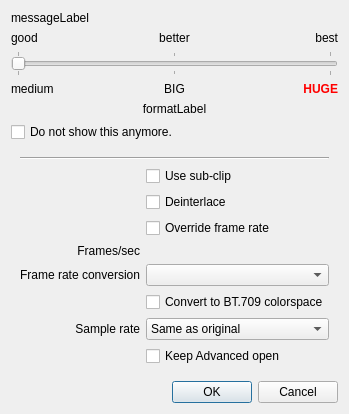
<?xml version="1.0" encoding="UTF-8"?>
<ui version="4.0">
 <class>TranscodeDialog</class>
 <widget class="QDialog" name="TranscodeDialog">
  <property name="windowModality">
   <enum>Qt::WindowModality::WindowModal</enum>
  </property>
  <property name="geometry">
   <rect>
    <x>0</x>
    <y>0</y>
    <width>492</width>
    <height>575</height>
   </rect>
  </property>
  <property name="whatsThis">
   <string notr="true">https://forum.bossa.org/t/convert-to-edit-friendly-dialog/47720</string>
  </property>
  <layout class="QVBoxLayout" name="verticalLayout">
   <property name="sizeConstraint">
    <enum>QLayout::SizeConstraint::SetFixedSize</enum>
   </property>
   <item>
    <widget class="QLabel" name="messageLabel">
     <property name="text">
      <string notr="true">messageLabel</string>
     </property>
     <property name="alignment">
      <set>Qt::AlignmentFlag::AlignLeading|Qt::AlignmentFlag::AlignLeft|Qt::AlignmentFlag::AlignTop</set>
     </property>
     <property name="wordWrap">
      <bool>true</bool>
     </property>
    </widget>
   </item>
   <item>
    <layout class="QHBoxLayout" name="horizontalLayout">
     <item>
      <widget class="QLabel" name="label">
       <property name="text">
        <string>good</string>
       </property>
       <property name="alignment">
        <set>Qt::AlignmentFlag::AlignLeading|Qt::AlignmentFlag::AlignLeft|Qt::AlignmentFlag::AlignVCenter</set>
       </property>
      </widget>
     </item>
     <item>
      <widget class="QLabel" name="label_2">
       <property name="text">
        <string>better</string>
       </property>
       <property name="alignment">
        <set>Qt::AlignmentFlag::AlignCenter</set>
       </property>
      </widget>
     </item>
     <item>
      <widget class="QLabel" name="label_3">
       <property name="text">
        <string>best</string>
       </property>
       <property name="alignment">
        <set>Qt::AlignmentFlag::AlignRight|Qt::AlignmentFlag::AlignTrailing|Qt::AlignmentFlag::AlignVCenter</set>
       </property>
      </widget>
     </item>
    </layout>
   </item>
   <item>
    <widget class="QSlider" name="horizontalSlider">
     <property name="maximum">
      <number>2</number>
     </property>
     <property name="pageStep">
      <number>1</number>
     </property>
     <property name="value">
      <number>0</number>
     </property>
     <property name="sliderPosition">
      <number>0</number>
     </property>
     <property name="orientation">
      <enum>Qt::Orientation::Horizontal</enum>
     </property>
     <property name="tickPosition">
      <enum>QSlider::TickPosition::TicksBothSides</enum>
     </property>
    </widget>
   </item>
   <item>
    <layout class="QHBoxLayout" name="horizontalLayout_2">
     <item>
      <widget class="QLabel" name="label_4">
       <property name="text">
        <string>medium</string>
       </property>
       <property name="alignment">
        <set>Qt::AlignmentFlag::AlignLeading|Qt::AlignmentFlag::AlignLeft|Qt::AlignmentFlag::AlignVCenter</set>
       </property>
      </widget>
     </item>
     <item>
      <widget class="QLabel" name="label_5">
       <property name="text">
        <string>BIG</string>
       </property>
       <property name="alignment">
        <set>Qt::AlignmentFlag::AlignCenter</set>
       </property>
      </widget>
     </item>
     <item>
      <widget class="QLabel" name="label_6">
       <property name="text">
        <string>&lt;span style=&quot; font-weight:700; color:#ff0000;&quot;&gt;HUGE&lt;/span&gt;</string>
       </property>
       <property name="alignment">
        <set>Qt::AlignmentFlag::AlignRight|Qt::AlignmentFlag::AlignTrailing|Qt::AlignmentFlag::AlignVCenter</set>
       </property>
      </widget>
     </item>
    </layout>
   </item>
   <item>
    <widget class="QLabel" name="formatLabel">
     <property name="text">
      <string notr="true">formatLabel</string>
     </property>
     <property name="alignment">
      <set>Qt::AlignmentFlag::AlignCenter</set>
     </property>
    </widget>
   </item>
   <item>
    <widget class="QCheckBox" name="checkBox">
     <property name="text">
      <string comment="Convert to edit-friendly format dialog">Do not show this anymore.</string>
     </property>
    </widget>
   </item>
   <item>
    <widget class="QWidget" name="advancedWidget" native="true">
     <layout class="QVBoxLayout" name="verticalLayout_2">
      <item>
       <layout class="QGridLayout" name="gridLayout" columnstretch="0,1">
        <item row="4" column="1">
         <widget class="FrameRateWidget" name="fpsWidget" native="true">
          <property name="toolTip">
           <string>Override the frame rate to a specific value.</string>
          </property>
         </widget>
        </item>
        <item row="6" column="1">
         <widget class="QCheckBox" name="convert709CheckBox">
          <property name="toolTip">
           <string>This is useful when the source video is HDR (High Dynamic Range), which requires tone-mapping to the old, standard range.</string>
          </property>
          <property name="text">
           <string>Convert to BT.709 colorspace</string>
          </property>
         </widget>
        </item>
        <item row="1" column="1">
         <widget class="QCheckBox" name="subclipCheckBox">
          <property name="toolTip">
           <string>This option converts only the trimmed portion of the source
clip plus a little instead of the entire clip. When this option is
used not all of the matching source clips are replaced, instead
only the currently selected one.</string>
          </property>
          <property name="text">
           <string>Use sub-clip</string>
          </property>
         </widget>
        </item>
        <item row="9" column="1">
         <widget class="QCheckBox" name="advancedCheckBox">
          <property name="toolTip">
           <string>Enable this to keep the Advanced section open for the next time this dialog appears.</string>
          </property>
          <property name="text">
           <string>Keep Advanced open</string>
          </property>
         </widget>
        </item>
        <item row="5" column="1">
         <widget class="QComboBox" name="frcComboBox">
          <property name="toolTip">
           <string>Frame rate conversion method

Duplicate: Duplicate frames.
Blend: Blend frames.
Motion Compensation: Interpolate new frames using motion compensation. This method is very slow and may result in artifacts.</string>
          </property>
         </widget>
        </item>
        <item row="0" column="0" colspan="2">
         <widget class="Line" name="line">
          <property name="orientation">
           <enum>Qt::Orientation::Horizontal</enum>
          </property>
         </widget>
        </item>
        <item row="3" column="1">
         <widget class="QCheckBox" name="fpsCheckBox">
          <property name="toolTip">
           <string>Change the frame rate from its source.</string>
          </property>
          <property name="text">
           <string>Override frame rate</string>
          </property>
         </widget>
        </item>
        <item row="7" column="0">
         <widget class="QLabel" name="sampleRateLabel">
          <property name="enabled">
           <bool>true</bool>
          </property>
          <property name="text">
           <string>Sample rate</string>
          </property>
          <property name="alignment">
           <set>Qt::AlignmentFlag::AlignRight|Qt::AlignmentFlag::AlignTrailing|Qt::AlignmentFlag::AlignVCenter</set>
          </property>
         </widget>
        </item>
        <item row="4" column="0">
         <widget class="QLabel" name="fpsLabel">
          <property name="text">
           <string>Frames/sec</string>
          </property>
          <property name="alignment">
           <set>Qt::AlignmentFlag::AlignRight|Qt::AlignmentFlag::AlignTrailing|Qt::AlignmentFlag::AlignVCenter</set>
          </property>
         </widget>
        </item>
        <item row="2" column="1">
         <widget class="QCheckBox" name="deinterlaceCheckBox">
          <property name="toolTip">
           <string>If the source is interlaced, each interlaced field will be converted to a progressive frame resulting in double frame rate.</string>
          </property>
          <property name="text">
           <string>Deinterlace</string>
          </property>
         </widget>
        </item>
        <item row="5" column="0">
         <widget class="QLabel" name="frcLabel">
          <property name="text">
           <string>Frame rate conversion</string>
          </property>
          <property name="alignment">
           <set>Qt::AlignmentFlag::AlignRight|Qt::AlignmentFlag::AlignTrailing|Qt::AlignmentFlag::AlignVCenter</set>
          </property>
         </widget>
        </item>
        <item row="7" column="1">
         <widget class="QComboBox" name="sampleRateComboBox">
          <property name="enabled">
           <bool>true</bool>
          </property>
          <property name="currentText">
           <string>Same as original</string>
          </property>
          <item>
           <property name="text">
            <string>Same as original</string>
           </property>
          </item>
          <item>
           <property name="text">
            <string>44100</string>
           </property>
          </item>
          <item>
           <property name="text">
            <string>48000</string>
           </property>
          </item>
         </widget>
        </item>
       </layout>
      </item>
     </layout>
    </widget>
   </item>
   <item>
    <widget class="QDialogButtonBox" name="buttonBox">
     <property name="orientation">
      <enum>Qt::Orientation::Horizontal</enum>
     </property>
     <property name="standardButtons">
      <set>QDialogButtonBox::StandardButton::Cancel|QDialogButtonBox::StandardButton::Ok</set>
     </property>
    </widget>
   </item>
  </layout>
 </widget>
 <customwidgets>
  <customwidget>
   <class>FrameRateWidget</class>
   <extends>QWidget</extends>
   <header>widgets/frameratewidget.h</header>
   <container>1</container>
  </customwidget>
 </customwidgets>
 <resources/>
 <connections>
  <connection>
   <sender>buttonBox</sender>
   <signal>accepted()</signal>
   <receiver>TranscodeDialog</receiver>
   <slot>accept()</slot>
   <hints>
    <hint type="sourcelabel">
     <x>248</x>
     <y>254</y>
    </hint>
    <hint type="destinationlabel">
     <x>157</x>
     <y>274</y>
    </hint>
   </hints>
  </connection>
  <connection>
   <sender>buttonBox</sender>
   <signal>rejected()</signal>
   <receiver>TranscodeDialog</receiver>
   <slot>reject()</slot>
   <hints>
    <hint type="sourcelabel">
     <x>316</x>
     <y>260</y>
    </hint>
    <hint type="destinationlabel">
     <x>286</x>
     <y>274</y>
    </hint>
   </hints>
  </connection>
 </connections>
</ui>
